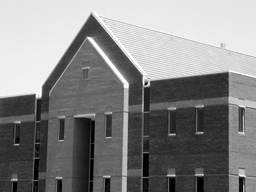
#> input picture problem9/data/building.jpg, 256 x 192 px, shrunk from 1114 x 834 before the run; its folder holds 6 pictures in this run
$ python problem9.py   (Python 2 division)
#> lines starting #> are read from the running program, lines starting #| are printed output that depends on the picture; after the words box and inside, x2 and y2 are one past the last pixel; in counts of white or black regions, pixels touching at a corner belong together
import os
import math
import Image

def get_image(data):
    n,m=len(data),len(data[0])
    image=Image.new('L',(n,m))
    for i in xrange(n):
        for j in xrange(m):
            image.putpixel((i,j),data[i][j])
    return image

def roberts(data):
    n,m=len(data),len(data[0])
    ret=[[0]*m for x in xrange(n)]
    for i in xrange(1,n):
        for j in xrange(1,m):
            gx=data[i][j]-data[i-1][j-1]
            gy=data[i][j-1]-data[i-1][j]
            ret[i][j]=abs(gx)+abs(gy)
    return ret

def prewitt(data):
    n,m=len(data),len(data[0])
    ret=[[0]*m for x in xrange(n)]
    for i in xrange(1,n-1):
        for j in xrange(1,m-1):
            gx=data[i+1][j-1]+data[i+1][j+1]+data[i+1][j]-data[i-1][j-1]-data[i-1][j+1]-data[i-1][j]
            gy=data[i-1][j+1]+data[i+1][j+1]+data[i][j+1]-data[i-1][j-1]-data[i+1][j-1]-data[i][j-1]
            ret[i][j]=abs(gx)+abs(gy)
    return ret

def sobel(data):
    n,m=len(data),len(data[0])
    ret=[[0]*m for x in xrange(n)]
    for i in xrange(1,n-1):
        for j in xrange(1,m-1):
            gx=data[i+1][j-1]+data[i+1][j+1]+2*data[i+1][j]-data[i-1][j-1]-data[i-1][j+1]-2*data[i-1][j]
            gy=data[i-1][j+1]+data[i+1][j+1]+2*data[i][j+1]-data[i-1][j-1]-data[i+1][j-1]-2*data[i][j-1]
            ret[i][j]=abs(gx)+abs(gy)
    return ret

def zero_crossing(data):
    n,m=len(data),len(data[0])
    ret=[[0]*m for x in xrange(n)]
    dx=[-1,-1,-1,0]
    dy=[-1,0,1,-1]
    for x in xrange(1,n-1):
        for y in xrange(1,m-1):
            for k in xrange(4):
                x0,x1=x-dx[k],x+dx[k]
                y0,y1=y-dy[k],y+dy[k]
                if data[x0][y0]*data[x1][y1]<0:
                    ret[x][y]=data[x][y]
    return ret

def marr_hildreth(data):
    n,m=len(data),len(data[0])
    tmp=[[0]*m for x in xrange(n)]
    for i in xrange(2,n-2):
        for j in xrange(2,m-2):
            s1=data[i-1][j]+data[i+1][j]+data[i][j-1]+data[i][j+1]
            s2=data[i-2][j]+data[i+2][j]+data[i][j-2]+data[i][j+2]+data[i-1][j-1]+data[i-1][j+1]+data[i+1][j-1]+data[i+1][j+1]
            tmp[i][j]=16*data[i][j]-2*s1-s2
    return zero_crossing(tmp)

def between(a,lo,hi):
    return a>=lo and a<hi

def direction(grad):
    angle=grad/math.pi*180
    if between(angle,-157.5,-112.5) or between(angle,22.5,67.5):
        return -1,-1
    elif between(angle,-112.5,-67.5) or between(angle,67.5,112.5):
        return 0,-1
    elif between(angle,-67.5,-22.5) or between(angle,112.5,157.5):
        return 1,-1
    else:
        return -1,0

def canny(data):
    n,m=len(data),len(data[0])
    grad=[[0]*m for x in xrange(n)]
    tmp=[[0]*m for x in xrange(n)]
    for i in xrange(1,n-1):
        for j in xrange(1,m-1):
            gx=data[i+1][j-1]+data[i+1][j+1]+data[i+1][j]-data[i-1][j-1]-data[i-1][j+1]-data[i-1][j]
            gy=data[i-1][j+1]+data[i+1][j+1]+data[i][j+1]-data[i-1][j-1]-data[i+1][j-1]-data[i][j-1]
            grad[i][j]=math.atan2(gy,gx)
            tmp[i][j]=abs(gx)+abs(gy)
    ret=[[0]*m for x in xrange(n)]
    for x in xrange(1,n-1):
        for y in xrange(1,m-1):
            dx,dy=direction(grad[i][j])
            x0,x1=x-dx,x+dx
            y0,y1=y-dy,y+dy
            if tmp[x][y]>=tmp[x0][y0] and tmp[x][y]>=tmp[x1][y1]:
                ret[x][y]=tmp[x][y]
    return ret

def work1(image_name):
#> called with image_name = 'building.jpg'
    image=Image.open(image_name)
#> image is the input picture: PIL image 256x192 L; min 0, max 255, mean 133.3
    n,m=image.size
#> n = 256; m = 192
    data=[[0]*m for x in xrange(n)]
    for i in xrange(n):
        for j in xrange(m):
            data[i][j]=image.getpixel((i,j))
#> after the loop, data = 256 items
    get_image(roberts(data)).save('roberts_'+image_name)
#> in roberts, `n,m=len(data),len(data[0])`: n = 256
#> in roberts, `ret=[[0]*m for x in xrange(n)]`: ret = 256 items
#> in get_image, `n,m=len(data),len(data[0])`: n = 256; m = 192
#> in get_image, `image=Image.new('L',(n,m))`: image: PIL image 256x192 L; every value is 0
    get_image(prewitt(data)).save('prewitt_'+image_name)
#> in prewitt, `n,m=len(data),len(data[0])`: n = 256
#> in prewitt, `ret=[[0]*m for x in xrange(n)]`: ret = 256 items
#> after the loop in get_image (call 2), `for i in xrange(n):`:
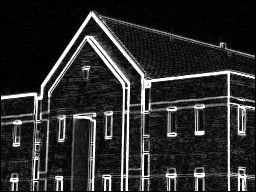
#> image: PIL image 256x192 L; min 0, max 255, mean 44.1
    get_image(sobel(data)).save('sobel_'+image_name)
#> in sobel, `n,m=len(data),len(data[0])`: n = 256
#> in sobel, `ret=[[0]*m for x in xrange(n)]`: ret = 256 items
#> after the loop in get_image (call 3), `for i in xrange(n):`:
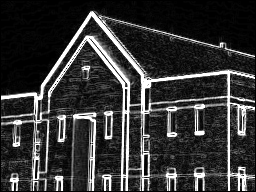
#> image: PIL image 256x192 L; min 0, max 255, mean 53.8
    get_image(marr_hildreth(data)).save('marr_hildreth_'+image_name)
#> in marr_hildreth, `n,m=len(data),len(data[0])`: n = 256
#> in marr_hildreth, `tmp=[[0]*m for x in xrange(n)]`: tmp = 256 items
#> in zero_crossing, `n,m=len(data),len(data[0])`: n = 256
#> in zero_crossing, `ret=[[0]*m for x in xrange(n)]`: ret = 256 items
#> after the loop in get_image (call 4), `for i in xrange(n):`:
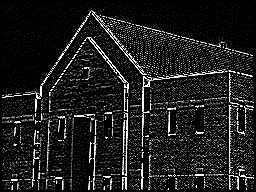
#> image: PIL image 256x192 L; min 0, max 255, mean 28.9
    get_image(canny(data)).save('canny_'+image_name)
#> in canny, `n,m=len(data),len(data[0])`: n = 256
#> in canny, `grad=[[0]*m for x in xrange(n)]`: grad = 256 items
#> after the loop in get_image (call 5), `for i in xrange(n):`:
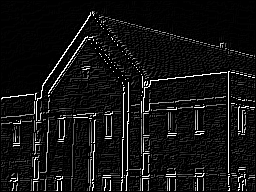
#> image: PIL image 256x192 L; min 0, max 255, mean 18.9

def thresholding(data,threshold):
    n,m=len(data),len(data[0])
    ret=[[0]*m for x in xrange(n)]
    for i in xrange(n):
        for j in xrange(m):
            if data[i][j]>=threshold:
                ret[i][j]=255
    return ret

def average(offset,histogram):
    tot=num=0
    for i in xrange(len(histogram)):
        tot+=(offset+i)*histogram[i]
        num+=histogram[i]
    return tot/num

def global_thresholding(histogram):
    T=average(0,histogram)
    while True:
        m1=average(0,histogram[:T])
        m2=average(T,histogram[T:])
        T0=(m1*sum(histogram[:T])+m2*sum(histogram[T:]))/sum(histogram)
        if T==T0:
            return T
        T=T0

def otsu_thresholding(histogram):
    num=sum(histogram)
    L=len(histogram)
    p=[0]*L
    for i in xrange(L):
        p[i]=float(histogram[i])/num
    P=[0]*L
    P[0]=p[0]
    for i in xrange(1,L):
        P[i]=P[i-1]+p[i]
    m=[0]*L
    for i in xrange(1,L):
        m[i]=m[i-1]+i*p[i]
    mg=m[-1]
    best=ret=None
    for i in xrange(L):
        if P[i]==0 or P[i]==1:
            continue
        sigma=(mg*P[i]-m[i])**2/P[i]/(1-P[i])
        if not best or sigma>best:
            best=sigma
            ret=i
    return ret

def work2(image_name):
#> called with image_name = 'polymersomes.jpg'
    image=Image.open(image_name)
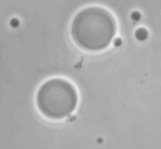
#> input picture problem9/data/polymersomes.jpg, 161 x 149 px, shrunk from 702 x 648 before the run
#> image is the input picture: PIL image 161x149 L; min 89, max 240, mean 169.6
    n,m=image.size
    histogram=[0]*256
    data=[[0]*m for x in xrange(n)]
    for i in xrange(n):
        for j in xrange(m):
            data[i][j]=image.getpixel((i,j))
            histogram[data[i][j]]+=1
    global_threshold=global_thresholding(histogram)
    get_image(thresholding(data,global_threshold)).save('global_'+image_name)
#> in get_image (call 6), `image=Image.new('L',(n,m))`: image: PIL image 161x149 L; every value is 0
#> after the loop in get_image (call 6), `for i in xrange(n):`:
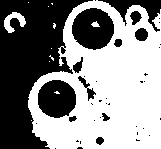
#> image: PIL image 161x149 L; 53.8% white; 40 black regions (28 under 20 px), largest, box (x1, y1, x2, y2) and area: (0, 0, 93, 149) 7268, (72, 8, 114, 50) 1326, (38, 80, 76, 118) 1140
    otsu_threshold=otsu_thresholding(histogram)
    get_image(thresholding(data,otsu_threshold)).save('otsu_'+image_name)
#> after the loop in get_image (call 7), `for i in xrange(n):`:
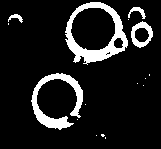
#> image: PIL image 161x149 L; 11.4% white; 16 white regions (11 under 20 px), largest, box (x1, y1, x2, y2) and area: (65, 2, 128, 65) 1314, (31, 73, 83, 130) 972, (131, 21, 153, 48) 274, (128, 7, 146, 19) 86, (8, 14, 23, 23) 59

os.chdir('../data')
work1('building.jpg')
work2('polymersomes.jpg')
